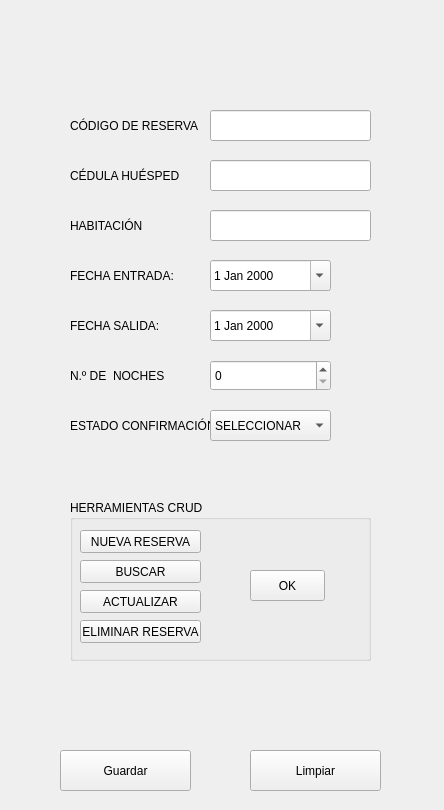
<?xml version="1.0" encoding="UTF-8"?>
<ui version="4.0">
 <class>vtnPrincipal</class>
 <widget class="QWidget" name="vtnPrincipal">
  <property name="geometry">
   <rect>
    <x>0</x>
    <y>0</y>
    <width>444</width>
    <height>810</height>
   </rect>
  </property>
  <property name="windowTitle">
   <string>Sistema de Reserva  de Habitaciones</string>
  </property>
  <widget class="QLabel" name="lblCodigoReserva">
   <property name="geometry">
    <rect>
     <x>70</x>
     <y>110</y>
     <width>131</width>
     <height>31</height>
    </rect>
   </property>
   <property name="text">
    <string>CÓDIGO DE RESERVA</string>
   </property>
  </widget>
  <widget class="QLineEdit" name="TxTCodigoReserva">
   <property name="geometry">
    <rect>
     <x>210</x>
     <y>110</y>
     <width>161</width>
     <height>31</height>
    </rect>
   </property>
   <property name="maxLength">
    <number>5</number>
   </property>
  </widget>
  <widget class="QPushButton" name="btnGuardar">
   <property name="geometry">
    <rect>
     <x>60</x>
     <y>750</y>
     <width>131</width>
     <height>41</height>
    </rect>
   </property>
   <property name="text">
    <string>Guardar</string>
   </property>
  </widget>
  <widget class="QPushButton" name="btnLimpiar">
   <property name="geometry">
    <rect>
     <x>250</x>
     <y>750</y>
     <width>131</width>
     <height>41</height>
    </rect>
   </property>
   <property name="text">
    <string>Limpiar</string>
   </property>
  </widget>
  <widget class="QLabel" name="lblCedulaHuesped">
   <property name="geometry">
    <rect>
     <x>70</x>
     <y>160</y>
     <width>131</width>
     <height>31</height>
    </rect>
   </property>
   <property name="text">
    <string>CÉDULA HUÉSPED</string>
   </property>
  </widget>
  <widget class="QLineEdit" name="TxTCedulaHuesped">
   <property name="geometry">
    <rect>
     <x>210</x>
     <y>160</y>
     <width>161</width>
     <height>31</height>
    </rect>
   </property>
   <property name="maxLength">
    <number>10</number>
   </property>
  </widget>
  <widget class="QLabel" name="lblHabitacion">
   <property name="geometry">
    <rect>
     <x>70</x>
     <y>210</y>
     <width>131</width>
     <height>31</height>
    </rect>
   </property>
   <property name="text">
    <string>HABITACIÓN</string>
   </property>
  </widget>
  <widget class="QLineEdit" name="TxTHabitacion">
   <property name="geometry">
    <rect>
     <x>210</x>
     <y>210</y>
     <width>161</width>
     <height>31</height>
    </rect>
   </property>
  </widget>
  <widget class="QLabel" name="lblFechaIngreso">
   <property name="geometry">
    <rect>
     <x>70</x>
     <y>260</y>
     <width>131</width>
     <height>31</height>
    </rect>
   </property>
   <property name="text">
    <string>FECHA ENTRADA:</string>
   </property>
  </widget>
  <widget class="QLabel" name="lblFechaEngreso">
   <property name="geometry">
    <rect>
     <x>70</x>
     <y>310</y>
     <width>131</width>
     <height>31</height>
    </rect>
   </property>
   <property name="text">
    <string>FECHA SALIDA:</string>
   </property>
  </widget>
  <widget class="QDateEdit" name="dateFechaEntrada">
   <property name="geometry">
    <rect>
     <x>210</x>
     <y>260</y>
     <width>121</width>
     <height>31</height>
    </rect>
   </property>
   <property name="calendarPopup">
    <bool>true</bool>
   </property>
  </widget>
  <widget class="QDateEdit" name="dateFechaSalida">
   <property name="geometry">
    <rect>
     <x>210</x>
     <y>310</y>
     <width>121</width>
     <height>31</height>
    </rect>
   </property>
   <property name="calendarPopup">
    <bool>true</bool>
   </property>
  </widget>
  <widget class="QLabel" name="lblNumeroNoches">
   <property name="geometry">
    <rect>
     <x>70</x>
     <y>360</y>
     <width>131</width>
     <height>31</height>
    </rect>
   </property>
   <property name="text">
    <string>N.º DE  NOCHES</string>
   </property>
  </widget>
  <widget class="QSpinBox" name="spinBox">
   <property name="geometry">
    <rect>
     <x>210</x>
     <y>360</y>
     <width>121</width>
     <height>31</height>
    </rect>
   </property>
   <property name="maximum">
    <number>365</number>
   </property>
  </widget>
  <widget class="QLabel" name="lblEstadoReserva">
   <property name="geometry">
    <rect>
     <x>70</x>
     <y>410</y>
     <width>141</width>
     <height>31</height>
    </rect>
   </property>
   <property name="text">
    <string>ESTADO CONFIRMACIÓN</string>
   </property>
  </widget>
  <widget class="QComboBox" name="comboBox">
   <property name="geometry">
    <rect>
     <x>210</x>
     <y>410</y>
     <width>121</width>
     <height>31</height>
    </rect>
   </property>
   <item>
    <property name="text">
     <string>SELECCIONAR</string>
    </property>
   </item>
   <item>
    <property name="text">
     <string>PENDIENTE</string>
    </property>
   </item>
   <item>
    <property name="text">
     <string>CONFIRMADA</string>
    </property>
   </item>
   <item>
    <property name="text">
     <string>CANCELADA</string>
    </property>
   </item>
  </widget>
  <widget class="QGroupBox" name="groupBox">
   <property name="geometry">
    <rect>
     <x>70</x>
     <y>500</y>
     <width>301</width>
     <height>161</height>
    </rect>
   </property>
   <property name="title">
    <string>HERRAMIENTAS CRUD</string>
   </property>
   <widget class="QPushButton" name="btnCrearReserva">
    <property name="geometry">
     <rect>
      <x>10</x>
      <y>30</y>
      <width>121</width>
      <height>23</height>
     </rect>
    </property>
    <property name="text">
     <string>NUEVA RESERVA</string>
    </property>
   </widget>
   <widget class="QPushButton" name="btnBuscarReserva">
    <property name="geometry">
     <rect>
      <x>10</x>
      <y>60</y>
      <width>121</width>
      <height>23</height>
     </rect>
    </property>
    <property name="text">
     <string>BUSCAR</string>
    </property>
   </widget>
   <widget class="QPushButton" name="btnActualizar">
    <property name="geometry">
     <rect>
      <x>10</x>
      <y>90</y>
      <width>121</width>
      <height>23</height>
     </rect>
    </property>
    <property name="text">
     <string>ACTUALIZAR</string>
    </property>
   </widget>
   <widget class="QPushButton" name="btnEliminarReserva">
    <property name="geometry">
     <rect>
      <x>10</x>
      <y>120</y>
      <width>121</width>
      <height>23</height>
     </rect>
    </property>
    <property name="text">
     <string>ELIMINAR RESERVA</string>
    </property>
   </widget>
   <widget class="QPushButton" name="btnOk">
    <property name="geometry">
     <rect>
      <x>180</x>
      <y>70</y>
      <width>75</width>
      <height>31</height>
     </rect>
    </property>
    <property name="text">
     <string>OK</string>
    </property>
   </widget>
  </widget>
 </widget>
 <resources/>
 <connections/>
</ui>
